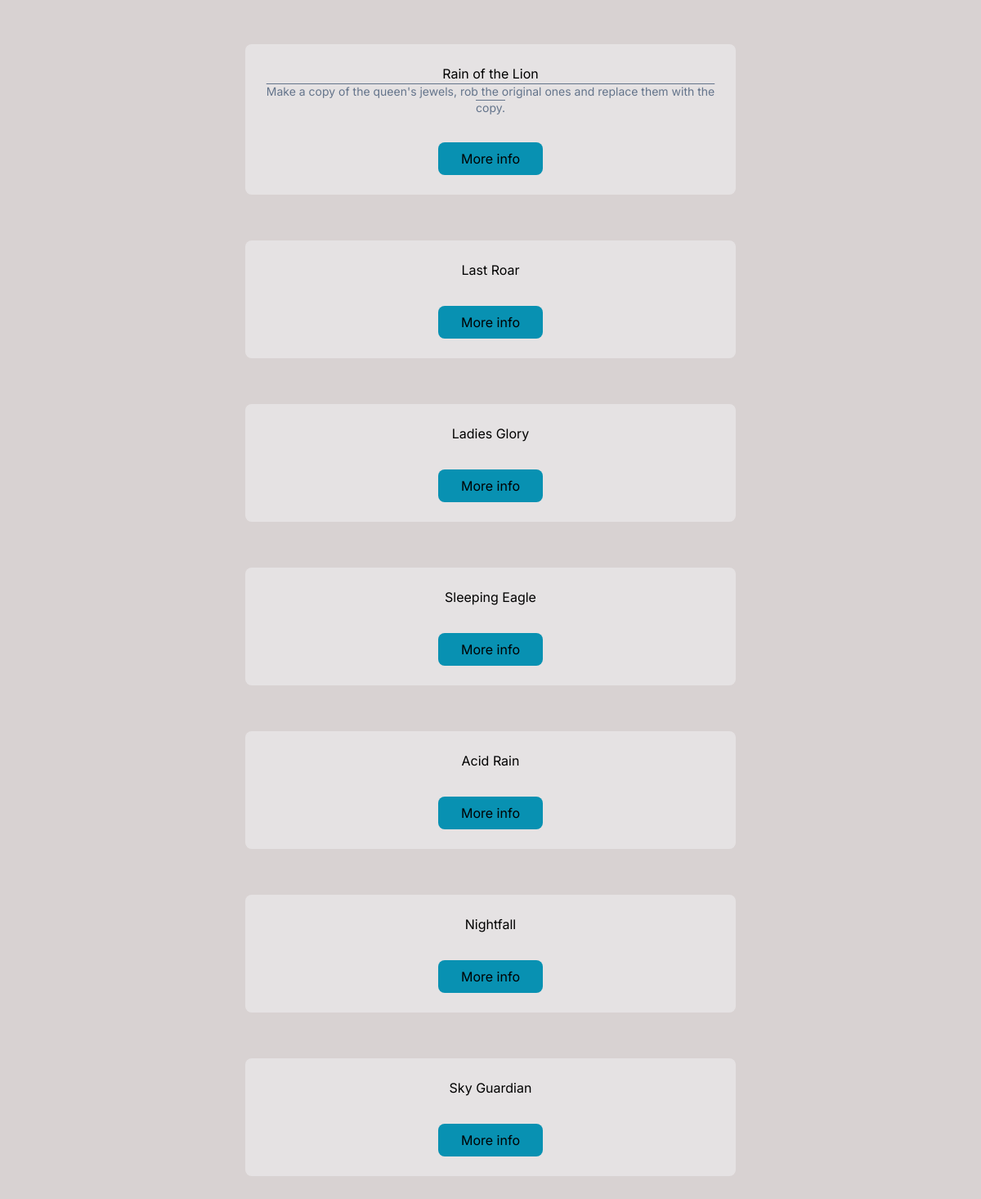
The app's page /dist/index.php (lower part), older data.
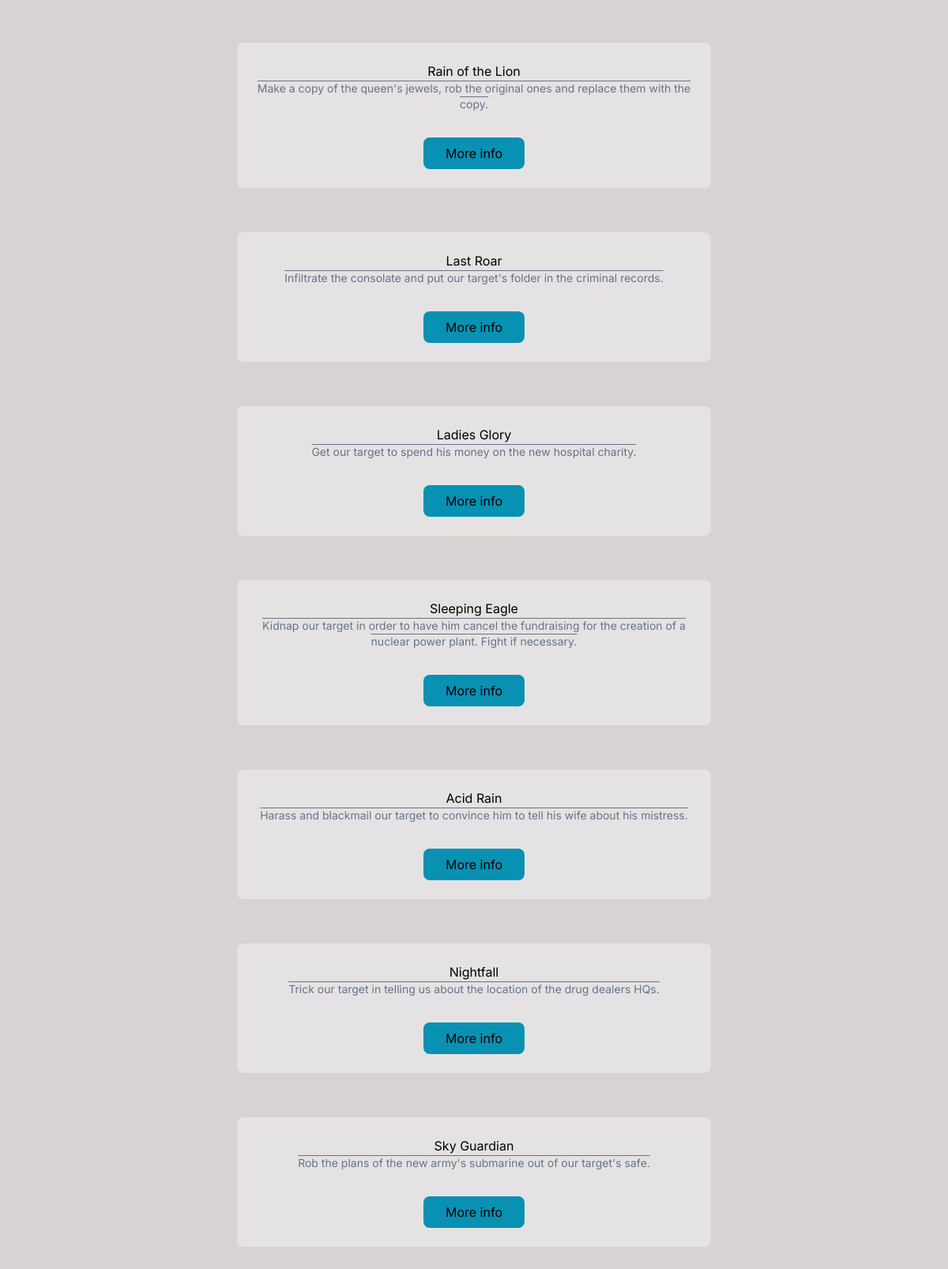
The same page, newer data.
### tables this page shows
CREATE TABLE IF NOT EXISTS `mission` (
  `id` int(11) NOT NULL AUTO_INCREMENT,
  `title` varchar(60) NOT NULL,
  `description` tinytext NOT NULL,
  `code_name` varchar(60) DEFAULT NULL,
  `country` varchar(60) NOT NULL,
  `start_date` datetime NOT NULL,
  `end_date` datetime NOT NULL,
  `skill_id` int(11) NOT NULL,
  `mission_type_id` int(11) NOT NULL,
  `mission_status_id` int(11) NOT NULL,
  PRIMARY KEY (`id`),
  KEY `FK_skill_id_mission` (`skill_id`),
  KEY `FK_mission_type_id` (`mission_type_id`),
  KEY `FK_mission_status_id` (`mission_status_id`),
  CONSTRAINT `FK_mission_status_id` FOREIGN KEY (`mission_status_id`) REFERENCES `mission_status` (`id`),
  CONSTRAINT `FK_mission_type_id` FOREIGN KEY (`mission_type_id`) REFERENCES `mission_type` (`id`),
  CONSTRAINT `FK_skill_id_mission` FOREIGN KEY (`skill_id`) REFERENCES `skill` (`id`)
);

### dist/index.php (the view, shortened to what this page needs)
<!DOCTYPE html>
<html lang="fr">
<?php session_start();
$cleardb_url = parse_url("mysql://ba008afa4d9a14:48bc42f5@us-cdbr-east-06.cleardb.net/heroku_3c2b29750d62481?reconnect=true");
$cleardb_server = $cleardb_url["host"];
$cleardb_username = $cleardb_url["user"];
$cleardb_password = $cleardb_url["pass"];
$cleardb_db = substr($cleardb_url["path"], 1);
$pdo = mysqli_connect($cleardb_server, $cleardb_username, $cleardb_password, $cleardb_db);
?>
<head>
  <link rel="stylesheet" href=" ./output.css">
  <link rel="stylesheet" href="../css/styles.css">
</head>
<body>
  <div class="block relative text-center py-8">
    <?php
    if (isset($_GET['search']) && !empty(trim($_GET['keywords']))) {
      $words = preg_split("/[\s,]+/", $_GET['keywords']);
      switch ($_GET['searchOption']) {
        case 'title':
          $sql = "SELECT * FROM mission WHERE title LIKE '%$words[0]%'";
          break;
        case 'code_name':
          $sql = "SELECT * FROM mission WHERE code_name LIKE '%$words[0]%'";
          break;
        case 'country':
          $sql = "SELECT * FROM mission WHERE country = '$_GET[keywords]'";
          break;
        case 'start_date':
          $sql = "SELECT * FROM mission WHERE start_date LIKE '%$words[0]%'";
          break;
        case 'end_date':
          $sql = "SELECT * FROM mission WHERE end_date LIKE '%$words[0]%'";
          break;
        case 'skill':
          foreach (mysqli_query($pdo, "SELECT * FROM skill WHERE name = '$_GET[keywords]'") as $skill) {
            foreach (mysqli_query($pdo, "SELECT * FROM mission WHERE skill_id = '$skill[id]'") as $mission) {
              $sql = "SELECT * FROM mission WHERE skill_id = '$mission[skill_id]'";
            }
          };
          break;
        case 'mission_type':
          foreach (mysqli_query($pdo, "SELECT * FROM mission_type WHERE type = '$_GET[keywords]'") as $type) {
            foreach (mysqli_query($pdo, "SELECT * FROM mission WHERE mission_type_id = '$type[id]'") as $mission) {
              $sql = "SELECT * FROM mission WHERE mission_type_id = '$mission[mission_type_id]'";
            }
          };
          break;
        case 'mission_status':
          foreach (mysqli_query($pdo, "SELECT * FROM mission_status WHERE status = '$_GET[keywords]'") as $status) {
            foreach (mysqli_query($pdo, "SELECT * FROM mission WHERE mission_status_id = '$status[id]'") as $mission) {
              $sql = "SELECT * FROM mission WHERE mission_status_id = '$mission[mission_status_id]'";
            }
          };
          break;
        case 'agent':
          foreach (mysqli_query($pdo, "SELECT * FROM agent WHERE last_name = '$_GET[keywords]'") as $agent) {
            foreach (mysqli_query($pdo, "SELECT * FROM mission_agent WHERE agent_id = '$agent[id]'") as $mission) {
              $sql = "SELECT * FROM mission WHERE id = '$mission[mission_id]'";
              if ("SELECT COUNT($mission[mission_id]) > 1") {
                foreach (mysqli_query($pdo, "SELECT * FROM mission_agent WHERE agent_id = '$agent[id]'") as $count) {
                  $sql .= " OR id = $count[mission_id]";
                }
              } else {
                $sql = "SELECT * FROM mission WHERE id = '$mission[mission_id]'";
              }
            }
          };
          break;
        case 'contact':
          foreach (mysqli_query($pdo, "SELECT * FROM contact WHERE last_name = '$_GET[keywords]'") as $contact) {
            foreach (mysqli_query($pdo, "SELECT * FROM mission_contact WHERE mission_id = '$contact[id]'") as $mission) {
              $sql = "SELECT * FROM mission WHERE id = '$mission[mission_id]'";
            }
          };
      }
    } else {
      $sql = "SELECT * FROM mission";
    }
    foreach (mysqli_query($pdo, ($sql)) as $mission) {
      echo '<div class="mx-auto w-3/4 md:w-2/3 lg:w-1/2 rounded-lg bg-gray-100/50 p-6 m-4">';
      echo $mission['title'] . '<br>';
      echo '<p class="overline text-sm text-slate-500">';
      echo $mission['description'];
      echo '<p>' . '<br>';
      echo '<div class="flex flex-wrap justify-evenly">';
      echo '<form action="./actions/missionInfo.php" method="GET">';
      echo '<button type="submit" value="' . $mission['id'] . '" name="info" class="mt-2 p-2 w-32 rounded-lg hover:bg-cyan-700 bg-cyan-600">';
      echo 'More info';
      echo '</button>';
      echo '</form>';
      echo '</div>';
      echo '</div>';
      echo "<br>";
    } ?>
  </div>
</body>
</html>

Row changes from the older to the newer data that the page shows:
changed mission "Last Roar": description (not shown) → "Infiltrate the consolate and put our target's folder in the criminal records."
changed mission "Ladies Glory": description (not shown) → "Get our target to spend his money on the new hospital charity."
changed mission "Sleeping Eagle": description (not shown) → "Kidnap our target in order to have him cancel the fundraising for the creation of a nuclear power plant. Fight if necessary."
changed mission "Acid Rain": description (not shown) → "Harass and blackmail our target to convince him to tell his wife about his mistress."
changed mission "Nightfall": description (not shown) → "Trick our target in telling us about the location of the drug dealers HQs."
changed mission "Sky Guardian": description (not shown) → "Rob the plans of the new army's submarine out of our target's safe."
